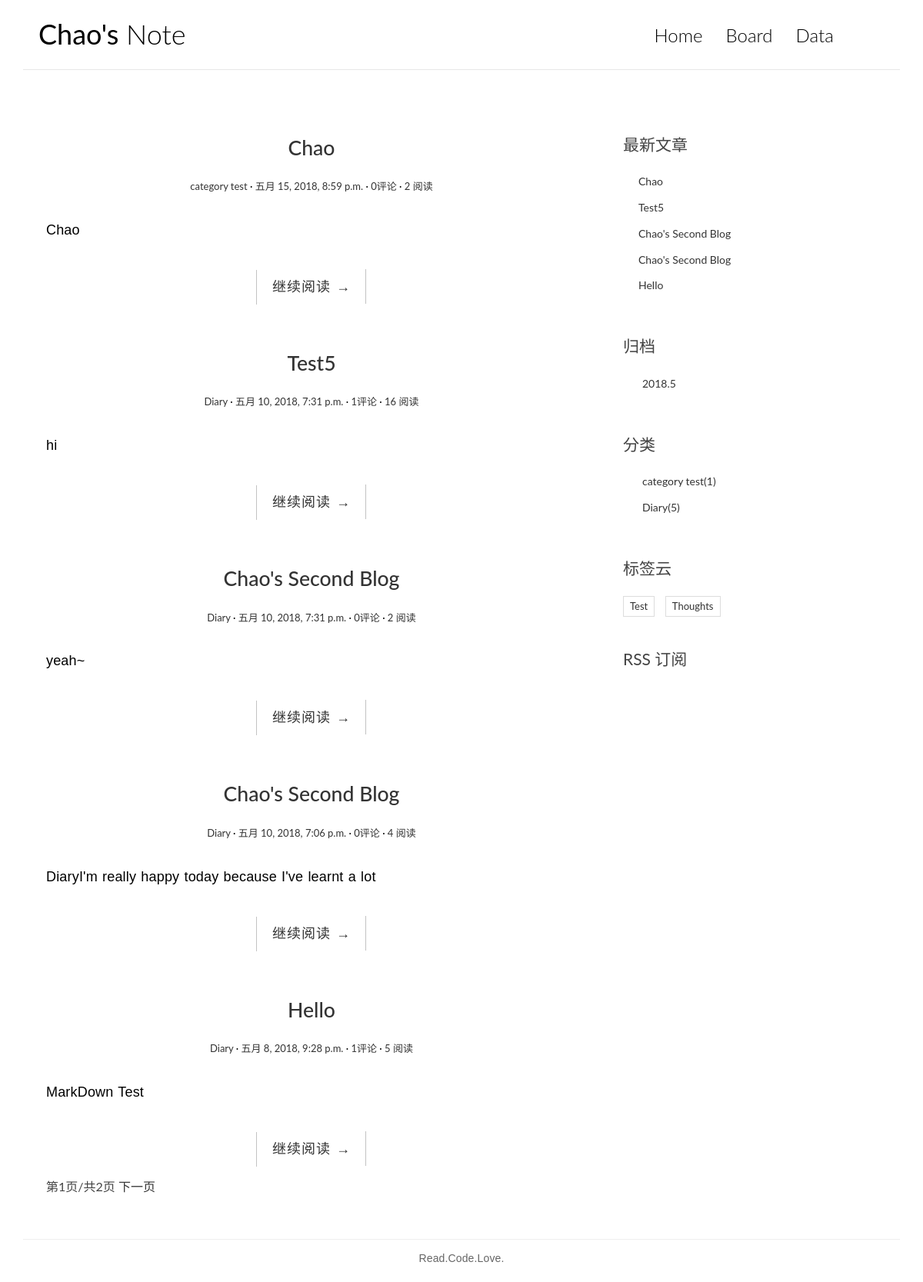
/blog/, run on an earlier commit of the app's database.
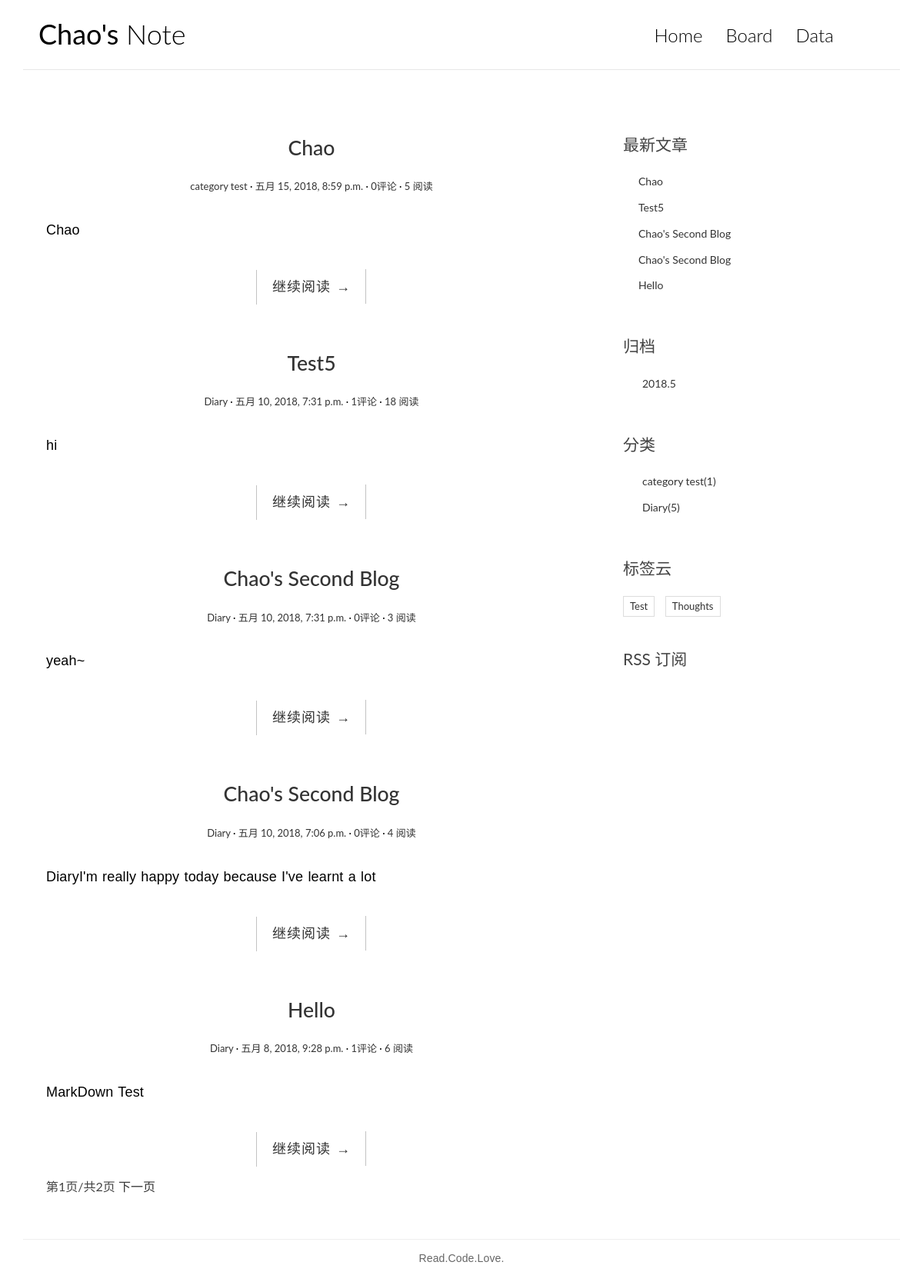
And on a later commit of the database.
### myplace/models.py (models this page shows, shortened)
class Post(models.Model):
    title = models.CharField(max_length=70)
    body = models.TextField()
    created_time = models.DateTimeField()
    modified_time = models.DateTimeField()
    excerpt = models.CharField(max_length=200,blank=True)
    category = models.ForeignKey(Category)
    tags=models.ManyToManyField(Tag,blank=True)
    views=models.PositiveIntegerField(default=0)
    def get_absolute_url(self):
        return reverse('myplace:detail', kwargs={'pk': self.pk})

class Category(models.Model):
    name = models.CharField(max_length=100)

### myplace/views.py (the view)
# urls.py: 2. Add a URL to urlpatterns:  url(r'^blog/', include('blog.urls'))
def blog(request):
    post_list = Post.objects.all().order_by('-created_time')
    paginator = Paginator(post_list,5)
    page = request.GET.get('page')
    try:
        posts = paginator.page(page)
    except PageNotAnInteger:
        posts = paginator.page(1)
    except EmptyPage:
        posts = paginator.page(paginator.num_pages)
    return render(request,'blog.html',context={'post_list':posts})

### myplace/templatetags/blog_tags.py (called while the page is built)
@register.simple_tag
def get_recent_posts(num=5):
    return Post.objects.all().order_by('-created_time')[:num]

@register.simple_tag
def archives():
    return Post.objects.dates('created_time', 'month', order='DESC')

@register.simple_tag
def get_categories():
    return Category.objects.all()

@register.simple_tag
def get_tags():
    return Tag.objects.annotate(num_posts=Count('post')).filter(num_posts__gt=0)

### myplace/templates/blog.html (shortened to what the changed rows need)
{% load blog_tags %}
{% load staticfiles %}
<!DOCTYPE html>
<html>
<head>
    <link rel="stylesheet" href="{% static 'css/bootstrap.min.css' %}">
    <link rel="stylesheet" href="http://code.ionicframework.com/ionicons/2.0.1/css/ionicons.min.css">
    <link rel="stylesheet" href="{% static 'css/pace.css' %}">
    <link rel="stylesheet" href="{% static 'css/custom.css' %}">
</head>
<body>
<div class="container">
    <header id="site-header">
        <div class="row">
            <div class="col-md-4 col-sm-5 col-xs-8">
                <div class="logo">
                    <h1><a href="{% url 'myplace:blog' %}"><b>Chao's</b> Note</a></h1>
                </div>
            </div>
        </div>
    </header>
</div>
<div class="content-body">
    <div class="container">
        <div class="row">
            <main class="col-md-8">
            	{% for post in post_list %}
                <article class="post post-{{post.pk}}">
                    <header class="entry-header">
                        <h1 class="entry-title">
                            <a href="{{ post.get_absolute_url }}">{{ post.title }}</a>
                        </h1>
                        <div class="entry-meta">
                            <span class="post-category"><a href="#">{{ post.category.name }}</a></span>
                            <span class="post-date"><a href="#"><time class="entry-date"
                                                                      datetime="2012-11-09T23:15:57+00:00">{{ post.created_time}}</time></a></span>
                            <span class="comments-link"><a href="#">{{ post.comment_set.count }}评论</a></span>
                            <span class="views-count"><a href="#">{{post.views}} 阅读</a></span>
                        </div>
                    </header>
                    <div class="entry-content clearfix">
                        <p>{{ post.excerpt }}</p>
                        <div class="read-more cl-effect-14">
                            <a href="{{ post.get_absolute_url }}" class="more-link">继续阅读 <span class="meta-nav">→</span></a>
                        </div>
                    </div>
                </article>
                {% empty %}
                <div class="no-post">
                	暂时没有可以发布的文章！
                </div>
                {% endfor %}
            </main>
            <aside class="col-md-4">
                <div class="widget widget-recent-posts">
                   {% get_recent_posts as recent_post_list %}
                        <ul>
                            {% for post in recent_post_list %}
                         <li>
                            <a href="{{ post.get_absolute_url }}">{{ post.title }}</a>
                         </li>
                    {% empty %}
                     暂无文章！
                     {% endfor %}
                         </ul>
                </div>
            </aside>
        </div>
    </div>
</div>
</body>
</html>

What changed in the data, as far as the page shows it:
changed Post "Chao": views "2" → "5"
changed Post "Test5": views "16" → "18"
changed Post "yeah~": views "2" → "3"
changed Post "Hello": views "5" → "6"
